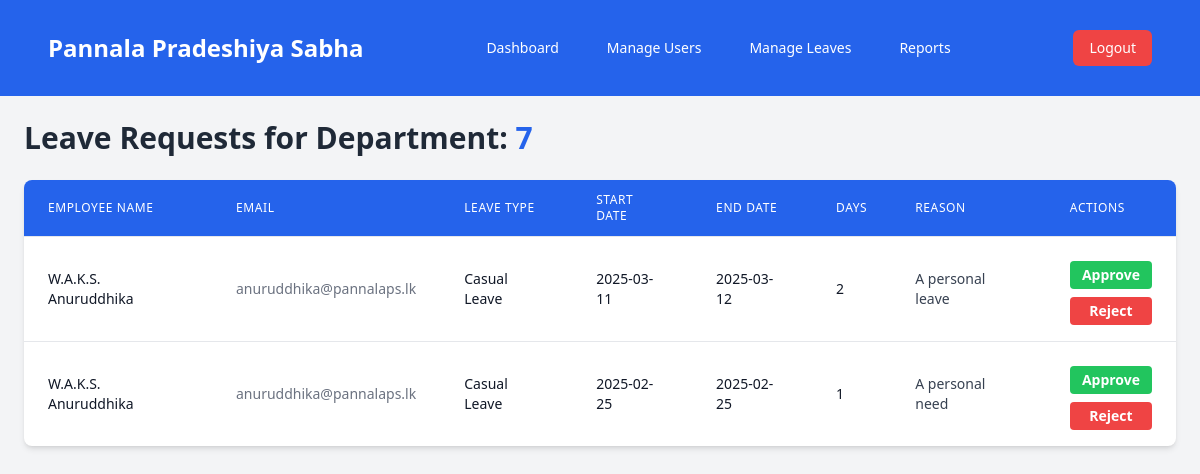
The app's page /admin/hod-leaves.php (signed in), older data.
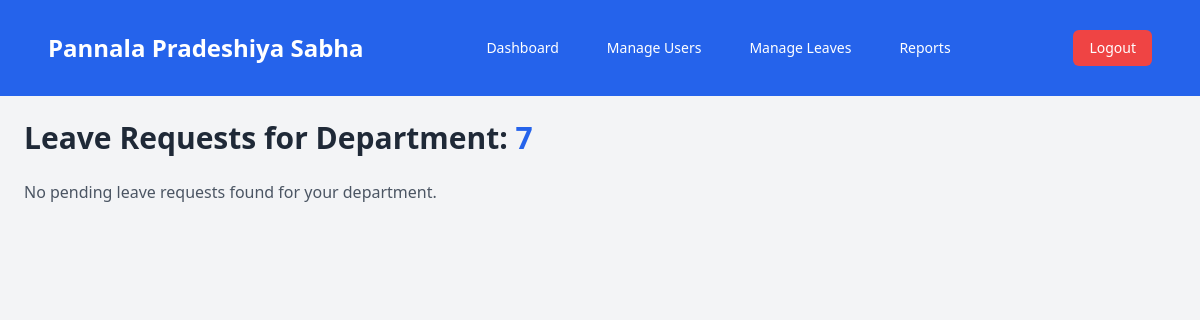
The same page, newer data.
### tables this page shows
CREATE TABLE `wp_leave_request` (
  `request_id` int NOT NULL,
  `user_id` int NOT NULL,
  `leave_type` varchar(50) DEFAULT NULL,
  `leave_start_date` date NOT NULL,
  `leave_end_date` date NOT NULL,
  `number_of_days` decimal(3,1) NOT NULL,
  `reason` text,
  `substitute` varchar(255) DEFAULT NULL,
  `status` int DEFAULT NULL COMMENT '1-pending, 2-accept, 3-reject',
  `step_1_approver_id` int DEFAULT NULL,
  `step_1_status` enum('pending','approved','rejected') DEFAULT 'pending',
  `step_1_date` datetime DEFAULT NULL,
  `step_2_approver_id` int DEFAULT NULL,
  `step_2_status` enum('pending','approved','rejected') DEFAULT 'pending',
  `step_2_date` datetime DEFAULT NULL,
  `step_3_approver_id` int DEFAULT NULL,
  `step_3_status` enum('pending','approved','rejected') DEFAULT 'pending',
  `step_3_date` datetime DEFAULT NULL,
  `final_status` enum('pending','approved','rejected') DEFAULT 'pending',
  `created_at` timestamp NOT NULL DEFAULT CURRENT_TIMESTAMP,
  `updated_at` timestamp NOT NULL DEFAULT CURRENT_TIMESTAMP ON UPDATE CURRENT_TIMESTAMP,
  `sub_office` varchar(255) NOT NULL,
  `office_type` enum('head','sub') DEFAULT 'head',
  `rejection_remark` text,
  `department_id` int DEFAULT NULL
);

CREATE TABLE `wp_pradeshiya_sabha_users` (
  `ID` int NOT NULL,
  `username` varchar(255) NOT NULL,
  `password` varchar(255) NOT NULL,
  `first_name` varchar(255) NOT NULL,
  `last_name` varchar(255) NOT NULL,
  `gender` enum('Male','Female') NOT NULL,
  `email` varchar(255) NOT NULL,
  `address` text NOT NULL,
  `NIC` varchar(12) NOT NULL,
  `service_number` varchar(50) NOT NULL,
  `phone_number` varchar(20) DEFAULT NULL,
  `designation` varchar(255) NOT NULL,
  `sub_office` varchar(255) NOT NULL,
  `date_of_joining` date NOT NULL,
  `created_at` timestamp NOT NULL DEFAULT CURRENT_TIMESTAMP,
  `updated_at` timestamp NOT NULL DEFAULT CURRENT_TIMESTAMP ON UPDATE CURRENT_TIMESTAMP,
  `leave_balance` decimal(3,1) NOT NULL DEFAULT '20.0',
  `duty_leave_count` int DEFAULT '0',
  `casual_leave_balance` decimal(3,1) NOT NULL DEFAULT '21.0',
  `sick_leave_balance` decimal(3,1) NOT NULL DEFAULT '24.0',
  `department_id` int DEFAULT NULL,
  `designation_id` int DEFAULT NULL
);

### admin/hod-leaves.php (the view, shortened to what this page needs)
<?php
require "../includes/dbconfig.php";
$user = $_SESSION['user'];
$sql = "
    SELECT lr.*, u.first_name, u.last_name, u.email, d.department_name
    FROM wp_leave_request lr
    JOIN wp_pradeshiya_sabha_users u ON lr.user_id = u.ID
    LEFT JOIN wp_departments d ON u.department_id = d.department_id
    WHERE u.department_id = ? AND lr.step_1_status = 'pending'
    ORDER BY lr.leave_start_date DESC
";
$department_id = $user['department_id'];
$stmt = $conn->prepare($sql);
$stmt->bind_param("i", $department_id);
$stmt->execute();
$result = $stmt->get_result();
?>
<!DOCTYPE html>
<html lang="en">
<head>
    <script src="https://cdn.tailwindcss.com"></script>
</head>
<body class="bg-gray-100 min-h-screen">
    <?php include "../includes/navbar.php"; ?>
    <div class="max-w-7xl mx-auto p-6">
        <h1 class="text-3xl font-semibold mb-6 text-gray-800">
            Leave Requests for Department:
            <span class="text-blue-600"><?= htmlspecialchars($user['department_id']) ?></span>
        </h1>
        <?php if ($result->num_rows > 0): ?>
            <div class="overflow-x-auto bg-white rounded-lg shadow-md">
                <table class="min-w-full divide-y divide-gray-200">
                    <thead class="bg-blue-600 text-white">
                        <tr>
                            <th class="px-6 py-3 text-left text-xs font-medium uppercase tracking-wider">Employee Name</th>
                            <th class="px-6 py-3 text-left text-xs font-medium uppercase tracking-wider">Email</th>
                            <th class="px-6 py-3 text-left text-xs font-medium uppercase tracking-wider">Leave Type</th>
                            <th class="px-6 py-3 text-left text-xs font-medium uppercase tracking-wider">Start Date</th>
                            <th class="px-6 py-3 text-left text-xs font-medium uppercase tracking-wider">End Date</th>
                            <th class="px-6 py-3 text-left text-xs font-medium uppercase tracking-wider">Days</th>
                            <th class="px-6 py-3 text-left text-xs font-medium uppercase tracking-wider">Reason</th>
                            <th class="px-6 py-3 text-left text-xs font-medium uppercase tracking-wider">Actions</th>
                        </tr>
                    </thead>
                    <tbody class="divide-y divide-gray-200">
                        <?php while ($row = $result->fetch_assoc()): ?>
                            <tr class="hover:bg-gray-50">
                                <td class="px-6 py-4 text-sm text-gray-900"><?= htmlspecialchars($row['first_name'] . ' ' . $row['last_name']) ?></td>
                                <td class="px-6 py-4 text-sm text-gray-500"><?= htmlspecialchars($row['email']) ?></td>
                                <td class="px-6 py-4 text-sm text-gray-900"><?= htmlspecialchars($row['leave_type']) ?></td>
                                <td class="px-6 py-4 text-sm text-gray-900"><?= htmlspecialchars($row['leave_start_date']) ?></td>
                                <td class="px-6 py-4 text-sm text-gray-900"><?= htmlspecialchars($row['leave_end_date']) ?></td>
                                <td class="px-6 py-4 text-sm text-gray-900"><?= htmlspecialchars($row['number_of_days']) ?></td>
                                <td class="px-6 py-4 text-sm text-gray-700"><?= htmlspecialchars($row['reason']) ?></td>
                                <td class="px-6 py-4 text-sm font-semibold">
                                    <form method="POST" action="" class="space-y-2">
                                        <div class="flex flex-col gap-2">
                                            <button type="submit" name="action" value="approve"
                                                onclick="return confirm('Are you sure you want to approve this leave request?')"
                                                class="bg-green-500 hover:bg-green-600 text-white px-3 py-1 rounded text-sm">
                                                Approve
                                            </button>
                                            <button type="button" onclick="toggleReject(this)"
                                                class="bg-red-500 hover:bg-red-600 text-white px-3 py-1 rounded text-sm">
                                                Reject
                                            </button>
                                        </div>
                                    </form>
                                </td>
                            </tr>
                        <?php endwhile; ?>
                    </tbody>
                </table>
            </div>
        <?php else: ?>
            <p class="text-gray-600">No pending leave requests found for your department.</p>
        <?php endif; ?>
    </div>
</body>
</html>

Row changes from the older to the newer data that the page shows:
removed wp_leave_request: user.last_name "W.A.K.S. Anuruddhika", user.email "anuruddhika@pannalaps.lk", leave_type "Casual Leave", leave_start_date "2025-03-11", leave_end_date "2025-03-12", number_of_days "2", reason "A personal leave"
removed wp_leave_request: user.last_name "W.A.K.S. Anuruddhika", user.email "anuruddhika@pannalaps.lk", leave_type "Casual Leave", leave_start_date "2025-02-25", leave_end_date "2025-02-25", number_of_days "1", reason "A personal need"
Text that changed along with them:
text no longer shown: "EMPLOYEE NAME EMAIL LEAVE TYPE START DATE END DATE DAYS REASON ACTIONS"
text now shown: "No pending leave requests found for your department."
